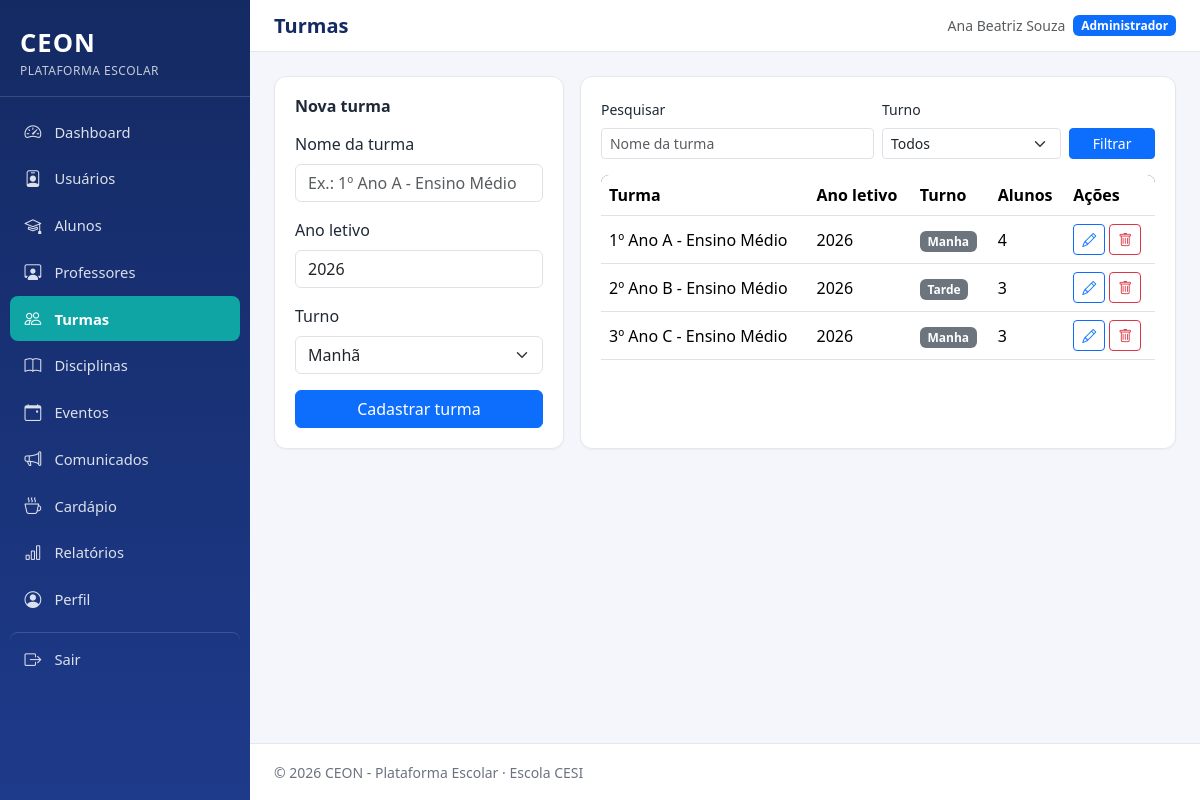
The app's page /admin/turmas.php (signed in) with its own data.
### tables this page shows
CREATE TABLE turmas (
    id INT AUTO_INCREMENT PRIMARY KEY,
    nome VARCHAR(100) NOT NULL,
    ano_letivo YEAR NOT NULL,
    turno ENUM('manha', 'tarde', 'noite') NOT NULL,
    UNIQUE KEY uq_turma (nome, ano_letivo)
);

### includes/functions.php (called while the page is built, shortened)
<?php
function e(?string $valor): string
{
    return htmlspecialchars($valor ?? '', ENT_QUOTES, 'UTF-8');
}

### admin/turmas.php (the view, shortened to what this page needs)
<?php
require_once __DIR__ . '/../includes/functions.php';
$pdo = getConexao();
$busca = trim($_GET['busca'] ?? '');
$sql = "
    SELECT t.*, (SELECT COUNT(*) FROM alunos a WHERE a.turma_id = t.id) AS total_alunos
    FROM turmas t WHERE 1 = 1
";
$parametros = [];
$sql .= ' ORDER BY t.ano_letivo DESC, t.nome';
$stmt = $pdo->prepare($sql);
$stmt->execute($parametros);
$turmas = $stmt->fetchAll();
$turmaEdicao = null;
require_once __DIR__ . '/../includes/header.php';
?>
<div class="row g-3">
    <div class="col-lg-4">
        <div class="ceon-card">
            <h2 class="h6 fw-bold mb-3"><?= $turmaEdicao ? 'Editar turma' : 'Nova turma' ?></h2>
            <form method="POST" class="needs-validation" novalidate>
                <div class="mb-3">
                    <label for="nome" class="form-label">Nome da turma</label>
                    <input type="text" id="nome" name="nome" class="form-control" required value="<?= e($turmaEdicao['nome'] ?? '') ?>" placeholder="Ex.: 1º Ano A - Ensino Médio">
                </div>
                <div class="mb-3">
                    <label for="ano_letivo" class="form-label">Ano letivo</label>
                    <input type="number" id="ano_letivo" name="ano_letivo" class="form-control" required min="2000" max="2100" value="<?= e($turmaEdicao['ano_letivo'] ?? date('Y')) ?>">
                </div>
                <div class="mb-3">
                    <label for="turno" class="form-label">Turno</label>
                    <select id="turno" name="turno" class="form-select" required>
                        <?php foreach (['manha' => 'Manhã', 'tarde' => 'Tarde', 'noite' => 'Noite'] as $v => $r): ?>
                            <option value="<?= $v ?>" <?= (isset($turmaEdicao) && $turmaEdicao['turno'] === $v) ? 'selected' : '' ?>><?= $r ?></option>
                        <?php endforeach; ?>
                    </select>
                </div>
                <button type="submit" class="btn btn-primary w-100"><?= $turmaEdicao ? 'Salvar alterações' : 'Cadastrar turma' ?></button>
            </form>
        </div>
    </div>
    <div class="col-lg-8">
        <div class="ceon-card">
            <form method="GET" class="row g-2 mb-3">
                <div class="col-sm-6">
                    <label for="busca" class="form-label small">Pesquisar</label>
                    <input type="text" id="busca" name="busca" class="form-control form-control-sm" value="<?= e($busca) ?>" placeholder="Nome da turma">
                </div>
                <div class="col-sm-4">
                    <label for="turnoFiltro" class="form-label small">Turno</label>
                    <select id="turnoFiltro" name="turno" class="form-select form-select-sm">
                        <option value="">Todos</option>
                    </select>
                </div>
                <div class="col-sm-2 d-flex align-items-end"><button type="submit" class="btn btn-sm btn-primary w-100">Filtrar</button></div>
            </form>
            <?php if (empty($turmas)): ?>
                <p class="text-muted mb-0">Nenhuma turma encontrada.</p>
            <?php else: ?>
                <div class="table-responsive">
                    <table class="table ceon-table align-middle">
                        <thead><tr><th>Turma</th><th>Ano letivo</th><th>Turno</th><th>Alunos</th><th>Ações</th></tr></thead>
                        <tbody>
                        <?php foreach ($turmas as $t): ?>
                            <tr>
                                <td><?= e($t['nome']) ?></td>
                                <td><?= e($t['ano_letivo']) ?></td>
                                <td><span class="badge text-bg-secondary"><?= e(ucfirst($t['turno'])) ?></span></td>
                                <td><?= (int) $t['total_alunos'] ?></td>
                                <td class="text-nowrap">
                                    <a href="turmas.php?editar=<?= (int) $t['id'] ?>" class="btn btn-sm btn-outline-primary" aria-label="Editar"><i class="bi bi-pencil"></i></a>
                                    <form method="POST" class="d-inline ceon-confirm-delete" data-confirm-message="Tem certeza que deseja excluir este registro?">
                                        <button type="submit" class="btn btn-sm btn-outline-danger" aria-label="Excluir"><i class="bi bi-trash"></i></button>
                                    </form>
                                </td>
                            </tr>
                        <?php endforeach; ?>
                        </tbody>
                    </table>
                </div>
            <?php endif; ?>
        </div>
    </div>
</div>
<?php require_once __DIR__ . '/../includes/footer.php'; ?>

### assets/css/style.css (style rules this page uses)
:root { --ceon-primary: #1e3a8a; --ceon-primary-light: #2f52b0; --ceon-primary-dark: #142a63; --ceon-accent: #0ea5a4; --ceon-bg: #f4f6fb; --ceon-card-bg: #ffffff; --ceon-text: #1f2937; --ceon-text-muted: #6b7280; --ceon-border: #e5e7eb; --ceon-sidebar-width: 250px; --ceon-danger: #dc2626; --ceon-warning: #d97706; --ceon-success: #16a34a; }
* { box-sizing: border-box; }
body { background-color: var(--ceon-bg); color: var(--ceon-text); font-family: 'Segoe UI', Roboto, Helvetica, Arial, sans-serif; margin: 0; }
a { text-decoration: none; }
.ceon-card { background: var(--ceon-card-bg); border: 1px solid var(--ceon-border); border-radius: .75rem; padding: 1.25rem; height: 100%; box-shadow: 0 1px 2px rgba(16,24,40,.04); }
.table-responsive { border-radius: .5rem; overflow: hidden; }
.ceon-table thead { background: var(--ceon-primary); color: #fff; }

### records on screen
turmas: nome "1º Ano A - Ensino Médio", ano_letivo "2026", turno "Manha", total_alunos "4"
turmas: nome "2º Ano B - Ensino Médio", ano_letivo "2026", turno "Tarde", total_alunos "3"
turmas: nome "3º Ano C - Ensino Médio", ano_letivo "2026", turno "Manha", total_alunos "3"

### other values on screen
$rotulo "Dashboard"
$rotulo "Usuários"
$rotulo "Alunos"
$rotulo "Professores"
$rotulo "Turmas"
$rotulo "Disciplinas"
$rotulo "Eventos"
$rotulo "Comunicados"
$rotulo "Cardápio"
$rotulo "Relatórios"
$rotulo "Perfil"
$tituloPagina "Turmas"
$_SESSION['nome'] "Ana Beatriz Souza"
rotuloTipoUsuario($_SESSION['tipo_usuario'] ?? '') "Administrador"
form field turno "Manhã"
